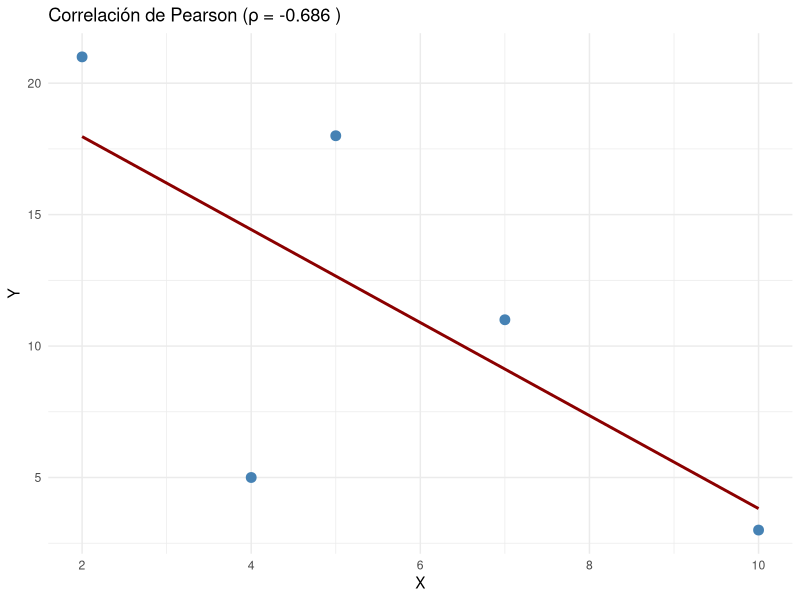

The R source for this figure:
## ---- chunk 1
mañana <- c(4.0, 3.5, 3.8, 3.6, 4.1)
tarde  <- c(3.8, 3.5, 3.0, 2.9)
noche  <- c(3.1, 2.5, 2.6)

## ---- chunk 2
medias <- c(mean(mañana), mean(tarde), mean(noche))
cat("Las medias son:\n",medias)



n <- c(length(mañana), length(tarde), length(noche))
cat("Numero de cantidades de cada grupo son:\n",n)



var_p <- function(x) mean((x - mean(x))^2)

varianzas <- c(
  Mañana = var_p(mañana),
  Tarde  = var_p(tarde),
  Noche  = var_p(noche)
)

cat("Las varianzas son:\n",varianzas)



## Media total
media_total <- sum(medias * n) / sum(n)
cat("Media total es:\n",media_total)


## ---- chunk 3
V_M <- weighted.mean((medias - weighted.mean(medias, n))^2, n)
cat("La varianza de las medias es:\n",V_M)

## ---- chunk 4
M_V <- mean(varianzas)
cat("La media de la varianza es:\n",M_V)
## ---- chunk 5
x <- c(2, 5,7 ,4 ,10)
y <- c(21, 18, 11, 5, 3)

## ---- chunk 6

cov(x, y)
cor(x, y)

## ---- chunk 7

library(ggplot2)
datos <- data.frame(x, y)

ggplot(datos, aes(x = x, y = y)) +
  geom_point(color = "steelblue", size = 3) +
  geom_smooth(method = "lm", se = FALSE, color = "darkred") +
  labs( title = paste("Correlación de Pearson (ρ =", round(cor(x, y), 3), ")"),
    x = "X",
    y = "Y") +theme_minimal()
